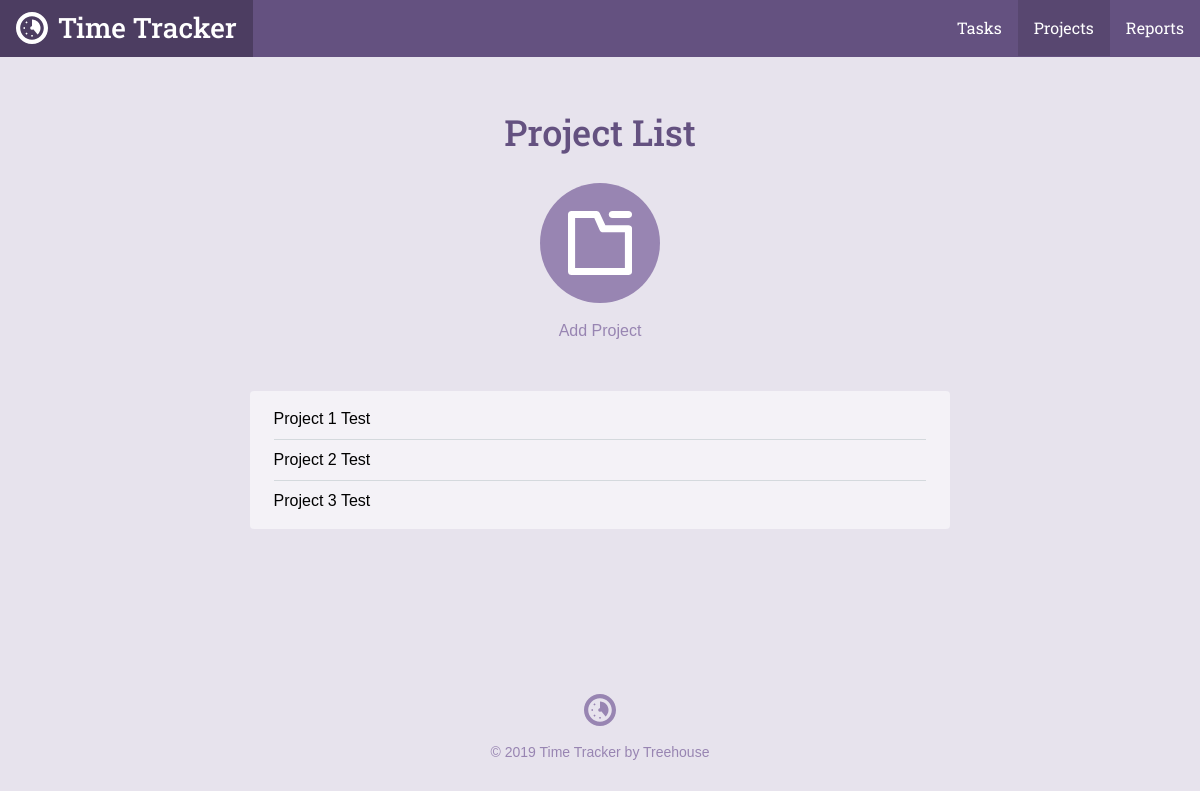
The page /project_list.php on the database as committed earlier.
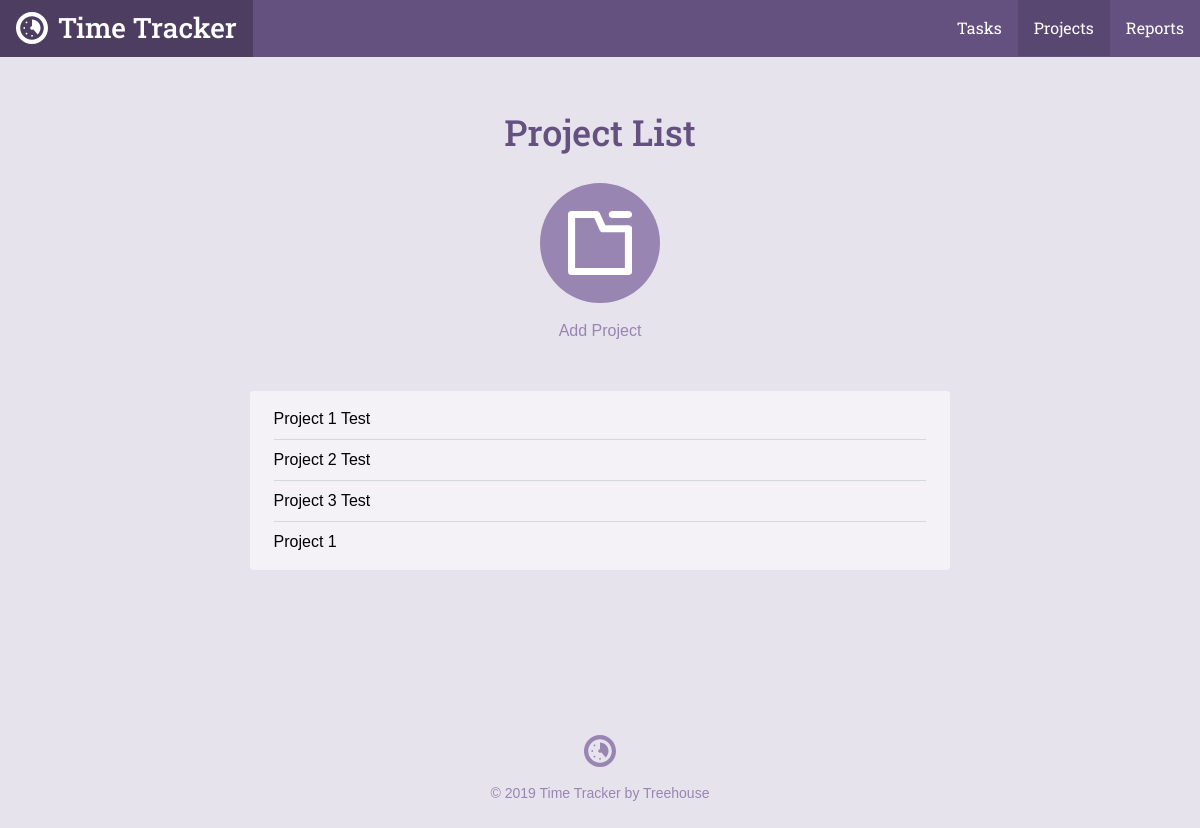
The same page on the database as committed later.
### tables this page shows
CREATE TABLE `projects` (
	`project_id`	INTEGER PRIMARY KEY AUTOINCREMENT,
	`title`	TEXT NOT NULL,
	`category`	TEXT NOT NULL
);

### inc/functions.php (called while the page is built, shortened)
<?php
function get_project_list() {
    include('connection.php');
    try {
        return $db->query('SELECT project_id, title, category FROM projects');
    } catch(Exception $e) {
        echo "Error: " .$e->getMessage() . "<br/>";
        return array();
    }
}

### project_list.php (the view, shortened to what this page needs)
<?php
require 'inc/functions.php';
include 'inc/header.php';
?>
<div class="section catalog random">
    <div class="col-container page-container">
        <div class="col col-70-md col-60-lg col-center">
            <h1 class="actions-header">Project List</h1>
            <div class="actions-item">
                <a class="actions-link" href="project.php">
                <span class="actions-icon">
                  <svg viewbox="0 0 64 64"><use xlink:href="#project_icon"></use></svg>
                </span>
                Add Project
                </a>
            </div>
            <div class="form-container">
                <ul class="items">
                    <?php
                        foreach(get_project_list() as $item) {
                            echo "<li>" . $item["title"] . "</li>";
                        }
                    ?>
                </ul>
            </div>
        </div>
    </div>
</div>
<?php include("inc/footer.php"); ?>

Rows that differ between the two databases and show on the page:
added projects: title "Project 1"
